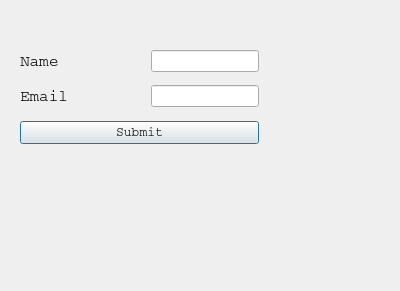
<?xml version="1.0" encoding="UTF-8"?>
<ui version="4.0">
 <class>Dialog</class>
 <widget class="QDialog" name="Dialog">
  <property name="geometry">
   <rect>
    <x>0</x>
    <y>0</y>
    <width>400</width>
    <height>291</height>
   </rect>
  </property>
  <property name="windowTitle">
   <string>Dialog</string>
  </property>
  <widget class="QWidget" name="">
   <property name="geometry">
    <rect>
     <x>20</x>
     <y>50</y>
     <width>239</width>
     <height>94</height>
    </rect>
   </property>
   <layout class="QVBoxLayout" name="verticalLayout">
    <item>
     <layout class="QHBoxLayout" name="horizontalLayout">
      <item>
       <widget class="QLabel" name="label">
        <property name="font">
         <font>
          <family>Courier</family>
          <pointsize>12</pointsize>
         </font>
        </property>
        <property name="text">
         <string>Name</string>
        </property>
       </widget>
      </item>
      <item>
       <spacer name="horizontalSpacer">
        <property name="orientation">
         <enum>Qt::Horizontal</enum>
        </property>
        <property name="sizeHint" stdset="0">
         <size>
          <width>40</width>
          <height>20</height>
         </size>
        </property>
       </spacer>
      </item>
      <item>
       <widget class="QLineEdit" name="lineEdit"/>
      </item>
     </layout>
    </item>
    <item>
     <spacer name="verticalSpacer">
      <property name="orientation">
       <enum>Qt::Vertical</enum>
      </property>
      <property name="sizeHint" stdset="0">
       <size>
        <width>20</width>
        <height>40</height>
       </size>
      </property>
     </spacer>
    </item>
    <item>
     <layout class="QHBoxLayout" name="horizontalLayout_2">
      <item>
       <widget class="QLabel" name="label_2">
        <property name="font">
         <font>
          <family>Courier</family>
          <pointsize>12</pointsize>
         </font>
        </property>
        <property name="text">
         <string>Email</string>
        </property>
       </widget>
      </item>
      <item>
       <spacer name="horizontalSpacer_2">
        <property name="orientation">
         <enum>Qt::Horizontal</enum>
        </property>
        <property name="sizeHint" stdset="0">
         <size>
          <width>40</width>
          <height>20</height>
         </size>
        </property>
       </spacer>
      </item>
      <item>
       <widget class="QLineEdit" name="lineEdit_2"/>
      </item>
     </layout>
    </item>
    <item>
     <spacer name="verticalSpacer_2">
      <property name="orientation">
       <enum>Qt::Vertical</enum>
      </property>
      <property name="sizeHint" stdset="0">
       <size>
        <width>20</width>
        <height>40</height>
       </size>
      </property>
     </spacer>
    </item>
    <item>
     <widget class="QPushButton" name="pushButton">
      <property name="font">
       <font>
        <family>Courier</family>
        <pointsize>10</pointsize>
       </font>
      </property>
      <property name="text">
       <string>Submit</string>
      </property>
     </widget>
    </item>
   </layout>
  </widget>
 </widget>
 <resources/>
 <connections/>
</ui>
